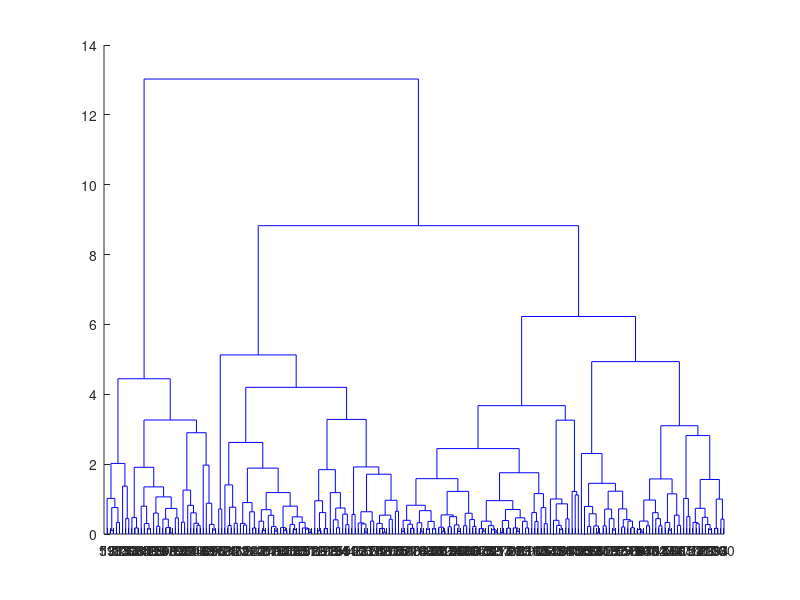
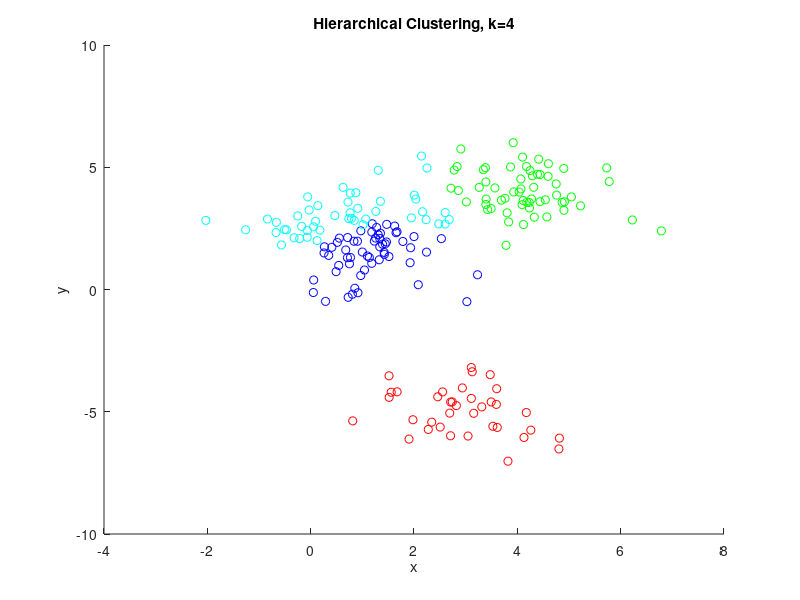

The MATLAB source for these figures, in order:
% /**
%  * @author Zachary M. Mattis
%  * CS 1675
%  * Assignment 9
%  * April 2, 2019
%  *
%  * This Matlab file uses Matlab's
%  * built-in linkage() and cluster()
%  * functions to hierarchically cluster
%  * a dataset, 'clustering_data.txt'.
%  */

Y = load('clustering_data.txt');

% part a
Z = linkage( Y, 'complete', 'euclidean' );
dendrogram(Z,0);

% part b
k=4;
C = cluster( Z, 'maxclust', k );

x = Y(:,1);
y = Y(:,2);
colors = ['r','g','b','c','m','y'];

% scatter plot
figure();
title(strcat('Hierarchical Clustering, k=', num2str(k)));
xlabel('x');
ylabel('y');
hold on;
% data points
for i=1:k
  scatter( x(C == i), y(C ==i), colors(i) );
end
